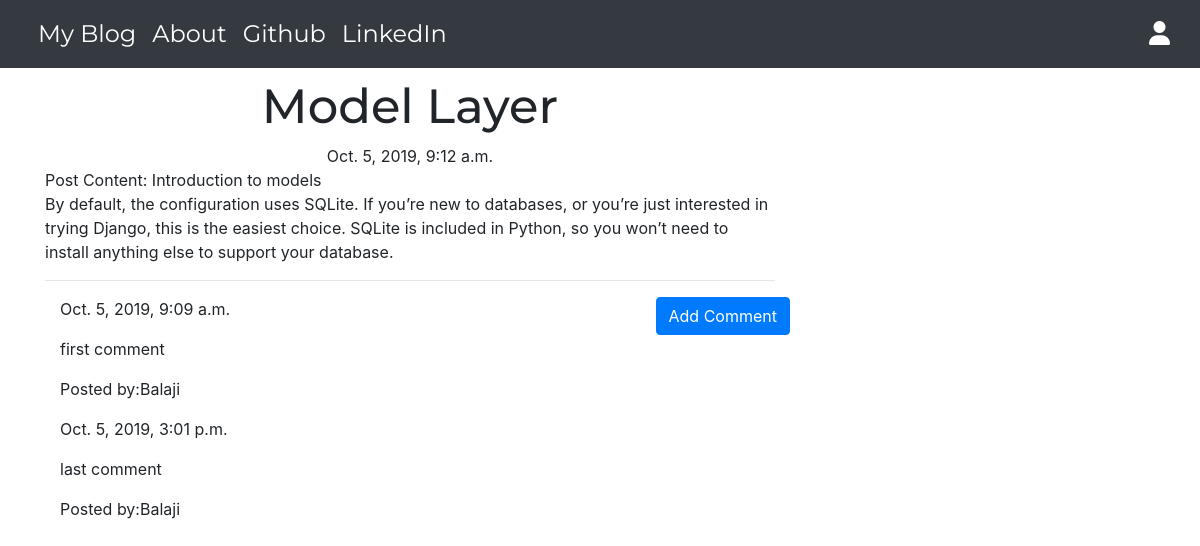
The app's page /post/4/ with its own data.
### blogApp/models.py (models this page shows, shortened)
class Post(models.Model):
    author = models.ForeignKey('auth.User',on_delete=models.CASCADE)
    title = models.CharField(max_length=256)
    text = models.TextField()
    create_time = models.DateTimeField(default=timezone.now)
    published_time = models.DateTimeField(blank=True,null=True)

class Comment(models.Model):
    post = models.ForeignKey('blogApp.Post',related_name='comments',on_delete=models.CASCADE)
    author = models.CharField(max_length=250)
    text = models.TextField()
    create_time = models.DateTimeField(default=timezone.now())
    approved_comments = models.BooleanField(default=False)

### blogApp/views.py (the view)
# urls.py: path('post/<int:pk>/',views.PostDetailView.as_view(),name='post_detail'),
class PostDetailView(DetailView):
    model = Post

### blogApp/templates/blogApp/post_detail.html (shortened to what this page needs)
{% extends 'blogApp/base.html' %}
{% block content %}
    <h1 class="posttitle">{{ post.title }}</h1>
    {% if post.published_time %}
      <div class="date postdate">
        {{ post.published_time }}
      </div>
      {% else %}
        <a class="btn btn-primary" href="{% url 'post_publish' pk=post.pk %}">Publish</a>
    {% endif %}
    <p>Post Content: {{ post.text|safe|linebreaksbr }}</p>
    <hr>
    <a class="btn btn-primary btn-comment" href="{% url 'post_comment' pk=post.pk %}">Add Comment</a>
    <div class="container">
      {% for comment in post.comments.all %}
        {% if user.is_authenticated or comment.approved_comments %}
          {{ comment.create_time }}
            <p>{{ comment.text|safe|linebreaks }}</p>
            <p>Posted by:{{ comment.author }}</p>
        {% endif %}
        {% empty %}
        <p>No Comments</p>
      {% endfor %}
    </div>
{% endblock %}

### blogApp/static/css/blogApp.css (style rules this page uses)
.postdate { text-align: center; }
.posttitle { font-family: 'Montserrat', sans-serif; font-size: 3em; text-align: center; }
.btn-comment { position: absolute; right: 0px; }

### records on screen
Post: title "Model Layer", published_time "Oct. 5, 2019, 9:12 a.m.", text "Introduction to models By default, the configuration uses SQLite. If you’re new to databases, or you’re just interested in trying Django, this is the easiest choice. SQLite is included in Python, so you won’t need to install anything else to support your database."
Comment: create_time "Oct. 5, 2019, 9:09 a.m.", text "first comment", author "Balaji"
Comment: create_time "Oct. 5, 2019, 3:01 p.m.", text "last comment", author "Balaji"
